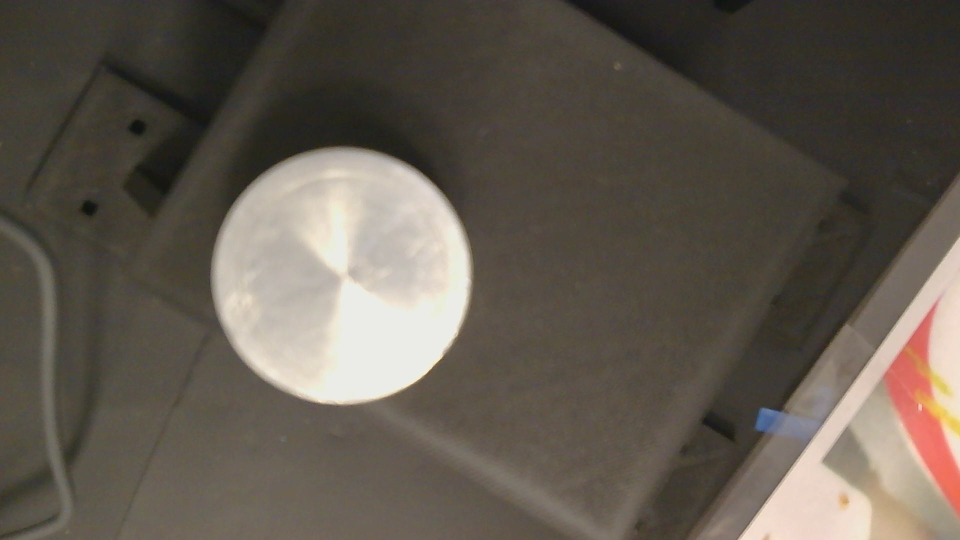
#> input picture parts/round_part/reference_01.jpg, 1920 x 1080 px (shown at 1/2 size)
$ python detect_check.py ../parts/braket_part
#> lines starting #> are read from the running program, lines starting #| are printed output that depends on the picture; after the words box and inside, x2 and y2 are one past the last pixel; in counts of white or black regions, pixels touching at a corner belong together
#> in configure, image is the input picture: shape (1080, 1920, 3); mean B, G, R 79.6, 89.7, 97.5
### src/vision_system/detection/opencv_detector.py
"""Classical OpenCV detector: bright-object segmentation + contour shape matching.

Pipeline per frame:
    grayscale -> blur -> Otsu/fixed threshold -> morphology -> external contours
    -> area-fraction filter (derived from references) -> Hu-moment shape match
    -> Detection per accepted contour.

Scale-invariance: reference images and live frames may differ in resolution,
so areas are compared as fractions of the image area, and cv2.matchShapes is
scale/rotation invariant by construction.

Tunables come from vision.detection_params (see CONFIGURATION.md).
"""

from __future__ import annotations

import logging
from dataclasses import dataclass
from typing import Any

import cv2
import numpy as np

from vision_system.detection.base import DetectorError, PartDetector
from vision_system.detection.reference_loader import ReferenceSet
from vision_system.models.data import (
    BoundingBox,
    Detection,
    DetectionResult,
    ProcessedFrame,
)

logger = logging.getLogger(__name__)

_DEFAULT_PARAMS: dict[str, Any] = {
    "blur_kernel": 5,        # odd Gaussian kernel size; 0 disables
    "threshold": "otsu",     # "otsu" or a fixed 0-255 integer
    "invert": False,         # True if parts are darker than the background
    "morph_kernel": 5,       # opening/closing kernel; 0 disables
    "area_tolerance": 2.5,   # accepted area range = reference range widened by this factor
    "min_area_px": 400,      # absolute noise floor in pixels
    "min_reference_area_fraction": 0.01,  # a reference part must fill >=1% of its image
    # scale=3: live blur/tilt vs refs gives d up to ~0.2 -> conf >=0.6; cross-class d>=0.3 -> <0.6
    "match_scale": 3.0,      # confidence = 1 / (1 + match_scale * shape_distance)
}


@dataclass(frozen=True)
class _ReferenceShape:
    contour: np.ndarray
    area_fraction: float


def _binarize(image: np.ndarray, params: dict[str, Any]) -> np.ndarray:
    """Grayscale + blur + threshold + morphology -> binary mask of candidate parts."""
    gray = cv2.cvtColor(image, cv2.COLOR_BGR2GRAY) if image.ndim == 3 else image
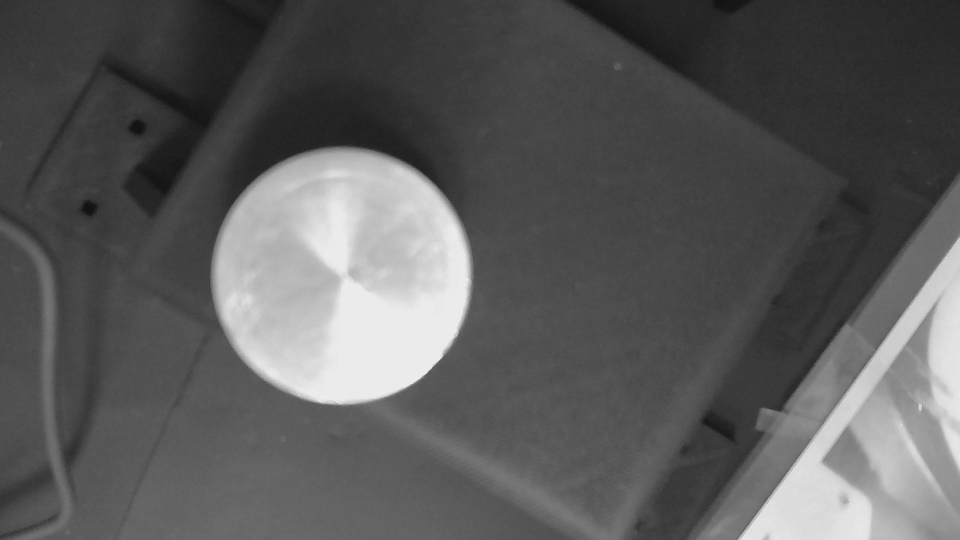
#> gray: shape (1080, 1920) (shown at 1/2 size); min 15, max 245, mean 90.9
    blur = int(params["blur_kernel"])
    if blur > 0:
        gray = cv2.GaussianBlur(gray, (blur | 1, blur | 1), 0)
    flags = cv2.THRESH_BINARY_INV if params["invert"] else cv2.THRESH_BINARY
    if params["threshold"] == "otsu":
        _, mask = cv2.threshold(gray, 0, 255, flags + cv2.THRESH_OTSU)
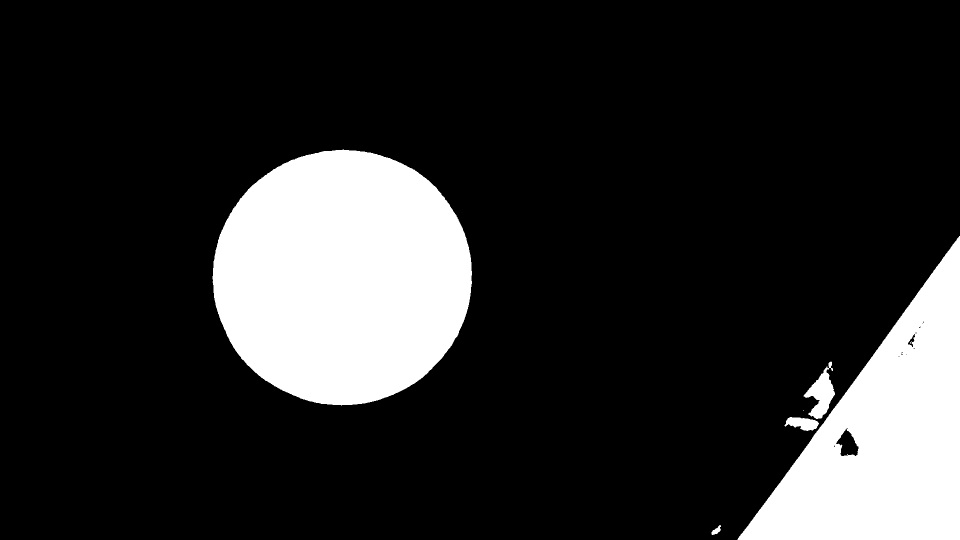
#> mask: shape (1080, 1920) (shown at 1/2 size); 16.7% white; 6 white regions (1 under 20 px), largest, box (x1, y1, x2, y2) and area: (425, 299, 944, 811) 207836, (1475, 472, 1920, 1080) 133748, (1607, 723, 1670, 838) 3201, (1569, 834, 1638, 862) 1230, (1423, 1050, 1442, 1070) 189
    else:
        _, mask = cv2.threshold(gray, int(params["threshold"]), 255, flags)
    kernel_size = int(params["morph_kernel"])
    if kernel_size > 0:
        kernel = cv2.getStructuringElement(cv2.MORPH_ELLIPSE, (kernel_size, kernel_size))
        mask = cv2.morphologyEx(mask, cv2.MORPH_OPEN, kernel)
#> mask: shape (1080, 1920); 16.7% white; 6 white regions, box (x1, y1, x2, y2) and area: (425, 299, 944, 811) 207824, (1475, 473, 1920, 1080) 133719, (1608, 735, 1670, 838) 3086, (1572, 834, 1637, 862) 1205, (1423, 1054, 1441, 1070) 165, (1657, 723, 1664, 734) 59
        mask = cv2.morphologyEx(mask, cv2.MORPH_CLOSE, kernel)
#> mask: shape (1080, 1920); 16.7% white; 6 white regions
    return mask


def _touches_border(contour: np.ndarray, shape: tuple[int, ...], margin: int = 2) -> bool:
    x, y, w, h = cv2.boundingRect(contour)
    height, width = shape[:2]
    return x <= margin or y <= margin or x + w >= width - margin or y + h >= height - margin


class OpenCVDetector(PartDetector):
    """Reference-image-driven classical CV detector."""

    def __init__(self) -> None:
        self._references: ReferenceSet | None = None
        self._confidence_threshold: float = 0.6
        self._params: dict[str, Any] = dict(_DEFAULT_PARAMS)
        self._shapes: list[_ReferenceShape] = []
        self._area_bounds: tuple[float, float] = (0.0, 1.0)

    def configure(
        self,
        references: ReferenceSet,
        confidence_threshold: float,
        params: dict[str, Any] | None = None,
    ) -> None:
        if references.image_count == 0:
            raise DetectorError("Reference set contains no images")
        self._references = references
        self._confidence_threshold = confidence_threshold
        self._params = {**_DEFAULT_PARAMS, **(params or {})}

        self._shapes = []
        for path in references.image_paths:
            image = cv2.imread(str(path))
            if image is None:
                logger.warning("Skipping unreadable reference image %s", path.name)
                continue
            shape = self._extract_reference_shape(image, path.name)
            if shape is not None:
                self._shapes.append(shape)
        if not self._shapes:
            raise DetectorError(
                f"No usable part contour found in any reference image of "
                f"'{references.part_name}'; check lighting/threshold params"
            )
        fractions = [s.area_fraction for s in self._shapes]
        tolerance = float(self._params["area_tolerance"])
        self._area_bounds = (min(fractions) / tolerance, max(fractions) * tolerance)
        logger.info(
            "OpenCVDetector configured for part '%s': %d/%d references usable, "
            "area fraction bounds (%.4f, %.4f)",
            references.part_name,
            len(self._shapes),
            references.image_count,
            *self._area_bounds,
        )

    def _extract_reference_shape(self, image: np.ndarray, name: str) -> _ReferenceShape | None:
        mask = _binarize(image, self._params)
        contours, _ = cv2.findContours(mask, cv2.RETR_EXTERNAL, cv2.CHAIN_APPROX_SIMPLE)
#> contours = 6 contours; box (x1, y1, x2, y2) and area: (425, 299, 944, 811) 207092, (1475, 473, 1920, 1080) 134485, (1608, 735, 1670, 838) 2961, (1572, 834, 1637, 862) 1142, (1423, 1054, 1441, 1070) 142, (1657, 723, 1664, 734) 46
        # a reference part must be fully visible: border-touching blobs are background clutter
        candidates = [c for c in contours if not _touches_border(c, image.shape)]
#> candidates = 5 contours; box (x1, y1, x2, y2) and area: (425, 299, 944, 811) 207092, (1608, 735, 1670, 838) 2961, (1572, 834, 1637, 862) 1142, (1423, 1054, 1441, 1070) 142, (1657, 723, 1664, 734) 46
        if not candidates:
            if contours:
                logger.warning(
                    "Reference %s: all contours touch the image border; "
                    "recapture with the part fully in view",
                    name,
                )
            else:
                logger.warning("No contour found in reference %s", name)
            return None
        contour = max(candidates, key=cv2.contourArea)
#> contour = contour of 752 points, box (x1, y1, x2, y2) (425, 299, 944, 811), area 207092
        area = cv2.contourArea(contour)
#> area = 207092.5
        image_area = image.shape[0] * image.shape[1]
#> image_area = 2073600
        min_area = max(
            float(self._params["min_area_px"]),
            float(self._params["min_reference_area_fraction"]) * image_area,
        )
#> min_area = 20736
        if area < min_area:
            logger.warning(
                "Reference %s: largest fully-visible contour too small (%.0f px < %.0f); "
                "recapture with the part closer/fully in view",
                name,
                area,
                min_area,
            )
            return None
        return _ReferenceShape(contour=contour, area_fraction=area / image_area)

    # [45 lines left out: function detect, not called in this run]

### src/vision_system/app.py
"""Application orchestrator wiring all modules together.

Owns the processing loop:
    CameraManager -> ImageProcessor -> PartDetector -> PickTargetManager -> RobotInterface

Later milestones extend this with the web UI (M3/M11) and OPC UA robot
interface (M10) without changing the module wiring pattern.
"""

from __future__ import annotations

import logging
import time

import cv2

from vision_system.camera.manager import CameraManager
from vision_system.config.models import AppConfig
from vision_system.coordinates.calibration import load_transformer
from vision_system.coordinates.transformer import CoordinateTransformer
from vision_system.detection.base import PartDetector
from vision_system.detection.opencv_detector import OpenCVDetector
from vision_system.detection.reference_loader import load_reference_set
from vision_system.models.data import DetectionResult, PickTarget, ProcessingMode
from vision_system.processing.image_processor import ImageProcessor
from vision_system.communication.base import RobotError, RobotInterface
from vision_system.communication.mock_robot import MockRobot
from vision_system.targets.pick_target_manager import PickTargetManager
from vision_system.utils.paths import resolve
from vision_system.visualization.overlay import draw_overlay
from vision_system.models.live_state import LiveState

logger = logging.getLogger(__name__)


def create_detector(detector_type: str) -> PartDetector:
    """Factory for the configured detector implementation."""
    if detector_type == "opencv":
        return OpenCVDetector()
    raise ValueError(f"Unknown detector type: {detector_type!r}")


# [11 lines left out: function create_robot, not called in this run]


class VisionApplication:
    """Builds and runs the vision pipeline from an AppConfig."""

    # [125 lines left out: functions __init__, start, process_one_frame, _update_fps, _publish, run, not called in this run]

    def request_stop(self) -> None:
        """Ask the run loop to exit after the current frame (thread-safe)."""
        self._running = False

    def get_communication_info(self):
        """Delegate to the robot interface (None for interfaces without introspection)."""
        return self._robot.get_communication_info()

    # [7 lines left out: function stop, not called in this run]

### src/vision_system/config/loader.py
"""Loads YAML configuration files into typed AppConfig objects."""

from __future__ import annotations

import logging
from dataclasses import fields
from pathlib import Path
from typing import Any, TypeVar

import yaml

from vision_system.config.models import (
    AppConfig,
    CameraConfig,
    CommunicationConfig,
    OpcUaConfig,
    RobotConfig,
    SystemConfig,
    VisionConfig,
    WorkspaceBounds,
)
from vision_system.utils.paths import CONFIG_DIR

logger = logging.getLogger(__name__)

T = TypeVar("T")


class ConfigError(Exception):
    """Raised when configuration files are invalid."""


def _read_yaml(path: Path) -> dict[str, Any]:
    if not path.exists():
        logger.warning("Config file %s not found; using defaults", path.name)
        return {}
    try:
        data = yaml.safe_load(path.read_text(encoding="utf-8"))
    except yaml.YAMLError as exc:
        raise ConfigError(f"Invalid YAML in {path}: {exc}") from exc
    if data is None:
        return {}
    if not isinstance(data, dict):
        raise ConfigError(f"{path} must contain a mapping at top level")
    return data


def _build(cls: type[T], data: dict[str, Any], source: str) -> T:
    """Instantiate a config dataclass, rejecting unknown keys."""
    known = {f.name for f in fields(cls)}  # type: ignore[arg-type]
    unknown = set(data) - known
    if unknown:
        raise ConfigError(f"Unknown keys in {source}: {sorted(unknown)}")
    return cls(**data)


# config file stem -> (top-level model, {nested key: nested model})
CONFIG_FILES: dict[str, tuple[type, dict[str, type]]] = {
    "camera": (CameraConfig, {}),
    "vision": (VisionConfig, {}),
    "robot": (RobotConfig, {"workspace": WorkspaceBounds}),
    "communication": (CommunicationConfig, {"opcua": OpcUaConfig}),
    "system": (SystemConfig, {}),
}


# [18 lines left out: function validate_config_data, not called in this run]


def load_config(config_dir: Path | None = None) -> AppConfig:
    """Load camera/vision/robot/system YAML files from ``config_dir``.

    Missing files fall back to defaults; invalid content raises ConfigError.
    """
    cfg_dir = config_dir or CONFIG_DIR

    robot_data = _read_yaml(cfg_dir / "robot.yaml")
    workspace_data = robot_data.pop("workspace", {})
    robot = _build(RobotConfig, robot_data, "robot.yaml")
    robot.workspace = _build(WorkspaceBounds, workspace_data, "robot.yaml:workspace")

    communication_data = _read_yaml(cfg_dir / "communication.yaml")
    opcua_data = communication_data.pop("opcua", {})
    communication = _build(CommunicationConfig, communication_data, "communication.yaml")
    communication.opcua = _build(OpcUaConfig, opcua_data, "communication.yaml:opcua")

    return AppConfig(
        camera=_build(CameraConfig, _read_yaml(cfg_dir / "camera.yaml"), "camera.yaml"),
        vision=_build(VisionConfig, _read_yaml(cfg_dir / "vision.yaml"), "vision.yaml"),
        robot=robot,
        communication=communication,
        system=_build(SystemConfig, _read_yaml(cfg_dir / "system.yaml"), "system.yaml"),
    )

### src/vision_system/utils/paths.py
"""Project-root-based path resolution.

All modules must resolve paths through this module instead of relying on the
current working directory.
"""

from __future__ import annotations

from pathlib import Path

# src/vision_system/utils/paths.py -> project root is 3 levels up from this file's parent
PROJECT_ROOT: Path = Path(__file__).resolve().parents[3]

CONFIG_DIR: Path = PROJECT_ROOT / "config"
PARTS_DIR: Path = PROJECT_ROOT / "parts"
CALIBRATION_DIR: Path = PROJECT_ROOT / "calibration"
LOGS_DIR: Path = PROJECT_ROOT / "logs"
DOCS_DIR: Path = PROJECT_ROOT / "docs_camera"


def resolve(path: str | Path) -> Path:
    """Resolve ``path`` relative to the project root unless it is absolute."""
    p = Path(path)
    return p if p.is_absolute() else PROJECT_ROOT / p

### src/vision_system/detection/reference_loader.py
"""Loads and validates reference part datasets from the parts/ directory.

The active part is selected via config (vision.active_part). Swapping the
folder contents or the config value changes the detection target without any
code change.
"""

from __future__ import annotations

import logging
from dataclasses import dataclass, field
from pathlib import Path

logger = logging.getLogger(__name__)

_IMAGE_EXTENSIONS = {".jpg", ".jpeg", ".png", ".bmp"}


class ReferenceDataError(Exception):
    """Raised when the reference dataset is missing or invalid."""


@dataclass
class ReferenceSet:
    """A validated reference dataset for one part class."""

    part_name: str
    directory: Path
    image_paths: list[Path] = field(default_factory=list)

    @property
    def image_count(self) -> int:
        return len(self.image_paths)


def load_reference_set(parts_dir: Path, part_name: str) -> ReferenceSet:
    """Validate and return the reference dataset for ``part_name``.

    Raises:
        ReferenceDataError: if the folder is missing or contains no images.
    """
    directory = parts_dir / part_name
    if not directory.is_dir():
        available = sorted(p.name for p in parts_dir.iterdir() if p.is_dir()) if parts_dir.is_dir() else []
        raise ReferenceDataError(
            f"Reference folder not found: {directory}. Available parts: {available}"
        )
    images = sorted(
        p for p in directory.iterdir() if p.suffix.lower() in _IMAGE_EXTENSIONS
    )
    if not images:
        raise ReferenceDataError(f"No reference images ({sorted(_IMAGE_EXTENSIONS)}) in {directory}")
    logger.info("Loaded reference set '%s' with %d image(s)", part_name, len(images))
    return ReferenceSet(part_name=part_name, directory=directory, image_paths=images)

### src/vision_system/utils/logging_setup.py
"""Central logging configuration for the vision system."""

from __future__ import annotations

import logging
import logging.handlers
from pathlib import Path

_FORMAT = "%(asctime)s | %(levelname)-8s | %(name)s | %(message)s"


def setup_logging(level: str = "INFO", log_dir: Path | None = None) -> None:
    """Configure root logging with console and optional rotating file output.

    Safe to call once at application start; repeated calls reset handlers.
    """
    root = logging.getLogger()
    root.setLevel(level.upper())
    root.handlers.clear()

    console = logging.StreamHandler()
    console.setFormatter(logging.Formatter(_FORMAT))
    root.addHandler(console)

    if log_dir is not None:
        log_dir.mkdir(parents=True, exist_ok=True)
        file_handler = logging.handlers.RotatingFileHandler(
            log_dir / "vision_system.log", maxBytes=5_000_000, backupCount=3
        )
        file_handler.setFormatter(logging.Formatter(_FORMAT))
        root.addHandler(file_handler)

### scripts/detect_check.py
"""Milestone 4/5 detection validation tool.

Runs the configured detector on saved images (default: all images of the
active reference set) and writes annotated results to logs/detect_check/.

Usage (from project root, venv active):
    python scripts/detect_check.py                 # run on active part's reference images
    python scripts/detect_check.py img1.jpg ...    # run on specific images
    python scripts/detect_check.py --live          # run on one live camera frame
    python scripts/detect_check.py --live --frames 30   # count stability over 30 frames
"""

from __future__ import annotations

import argparse
import logging
import sys
import time
from pathlib import Path

sys.path.insert(0, str(Path(__file__).resolve().parents[1] / "src"))

import cv2

from vision_system.app import create_detector
from vision_system.config.loader import load_config
from vision_system.detection.reference_loader import load_reference_set
from vision_system.models.data import FrameData, ProcessedFrame
from vision_system.utils.logging_setup import setup_logging
from vision_system.utils.paths import resolve
from vision_system.visualization.overlay import draw_overlay

logger = logging.getLogger("detect_check")


# [43 lines left out: functions frame_from_image, run_stability, not called in this run]


def main() -> int:
    parser = argparse.ArgumentParser(description=__doc__)
    parser.add_argument("images", nargs="*", help="image files to test (default: reference set)")
    parser.add_argument("--live", action="store_true", help="grab live camera frame(s) instead")
    parser.add_argument(
        "--frames", type=int, default=1, metavar="N", help="with --live: frames for count stability"
    )
    args = parser.parse_args()

    config = load_config()
    setup_logging(config.system.log_level)
    out_dir = resolve(config.system.log_dir) / "detect_check"
    out_dir.mkdir(parents=True, exist_ok=True)

    references = load_reference_set(
        resolve(config.vision.parts_dir), config.vision.active_part
    )
    detector = create_detector(config.vision.detector)
    detector.configure(
        references, config.vision.confidence_threshold, config.vision.detection_params
    )
#> in configure, `fractions = [s.area_fraction for s in self._shapes]`: fractions = [0.0999]
#> in configure, `self._area_bounds = (min(fractions) / tolerance, max(fractions) * tole..`: self._area_bounds = (0.0399, 0.25)

    if args.live:
        if args.frames > 1:
            run_stability(detector, config, out_dir, args.frames)
            return 0
        from vision_system.camera.manager import CameraManager

        camera = CameraManager(config.camera)
        camera.start()
        try:
            frame = camera.get_frame()
            sources: list[tuple[str, object]] = [("live", frame.image)]
        finally:
            camera.stop()
    else:
        paths = [Path(p) for p in args.images] if args.images else references.image_paths
        sources = [(p.stem, cv2.imread(str(p))) for p in paths]
#> sources = 1 item

    total_images = 0
    total_detections = 0
    for name, image in sources:
        if image is None:
            logger.warning("Skipping unreadable image: %s", name)
            continue
        result = detector.detect(frame_from_image(image, total_images + 1))
        total_images += 1
        total_detections += result.detection_count
        for detection in result.detections:
            logger.info(
                "%s: %s conf=%.3f center=(%.0f, %.0f) area=%.0fpx dist=%.4f",
                name,
                detection.class_name,
                detection.confidence,
                detection.center_x_px,
                detection.center_y_px,
                detection.metadata.get("area_px", -1),
                detection.metadata.get("shape_distance", -1),
            )
        if result.detection_count == 0:
            logger.warning("%s: no detections", name)
        annotated = draw_overlay(image, result)
        cv2.imwrite(str(out_dir / f"{name}_annotated.jpg"), annotated)
#> this loop made 1 pass
#> after the loop, total_detections = 0; total_images = 0

    logger.info(
        "Done: %d detection(s) across %d image(s); annotated output in %s",
        total_detections,
        total_images,
        out_dir,
    )
    return 0


if __name__ == "__main__":
    raise SystemExit(main())
#> (the program exits here)
